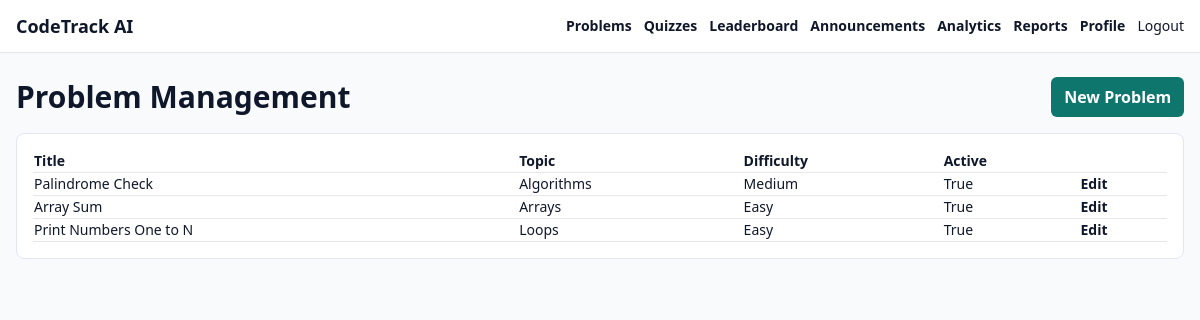
Screenshot of /problems/manage/ (signed in) with the database file from the repository.
### problems/models.py (models this page shows, shortened)
class Problem(models.Model):
    class Difficulty(models.TextChoices):
        EASY = "easy", "Easy"
        MEDIUM = "medium", "Medium"
        HARD = "hard", "Hard"
    class Topic(models.TextChoices):
        LOOPS = "loops", "Loops"
        ARRAYS = "arrays", "Arrays"
        OOP = "oop", "OOP"
        ALGORITHMS = "algorithms", "Algorithms"
    title = models.CharField(max_length=180)
    slug = models.SlugField(unique=True)
    topic = models.CharField(max_length=30, choices=Topic.choices)
    difficulty = models.CharField(max_length=20, choices=Difficulty.choices)
    statement = models.TextField()
    input_format = models.TextField(blank=True)
    output_format = models.TextField(blank=True)
    sample_input = models.TextField(blank=True)
    sample_output = models.TextField(blank=True)
    expected_output = models.TextField(help_text="Canonical output used for auto-checking.")
    points = models.PositiveIntegerField(default=10)
    is_active = models.BooleanField(default=True)
    created_by = models.ForeignKey(settings.AUTH_USER_MODEL, on_delete=models.SET_NULL, null=True, blank=True)
    created_at = models.DateTimeField(auto_now_add=True)
    updated_at = models.DateTimeField(auto_now=True)
    class Meta:
        ordering = ["topic", "difficulty", "title"]
        indexes = [
            models.Index(fields=["topic", "difficulty"]),
            models.Index(fields=["is_active"]),
        ]

### problems/views.py (the view)
# urls.py: path("manage/", views.problem_manage, name="problem_manage"),
@instructor_required
def problem_manage(request):
    problems = Problem.objects.all().order_by("topic", "title")
    return render(request, "problems/problem_manage.html", {"problems": problems})

### accounts/models.py (called while the page is built)
    @property
    def is_instructor_like(self):
        return self.role in {self.Role.INSTRUCTOR, self.Role.ADMIN} or self.user.is_staff

### templates/problems/problem_manage.html
{% extends "base.html" %}
{% block content %}
<div class="mb-4 flex items-center justify-between">
  <h1 class="text-3xl font-bold">Problem Management</h1>
  <a class="btn" href="{% url 'problem_create' %}">New Problem</a>
</div>
<div class="card overflow-x-auto">
  <table class="w-full text-sm">
    <tr class="border-b text-left"><th>Title</th><th>Topic</th><th>Difficulty</th><th>Active</th><th></th></tr>
    {% for problem in problems %}
      <tr class="border-b"><td>{{ problem.title }}</td><td>{{ problem.get_topic_display }}</td><td>{{ problem.get_difficulty_display }}</td><td>{{ problem.is_active }}</td><td><a href="{% url 'problem_edit' problem.pk %}">Edit</a></td></tr>
    {% endfor %}
  </table>
</div>
{% endblock %}

### static/css/app.css (style rules this page uses)
.btn, button[type="submit"] { background: #0f766e; color: white; border-radius: 0.375rem; padding: 0.5rem 0.8rem; font-weight: 600; }
.card { background: white; border: 1px solid #e2e8f0; border-radius: 0.5rem; padding: 1rem; }
a { color: #0f766e; font-weight: 600; }

### rows the page displays
Problem: title "Palindrome Check", topic "Algorithms", difficulty "Medium", is_active "True"
Problem: title "Array Sum", topic "Arrays", difficulty "Easy", is_active "True"
Problem: title "Print Numbers One to N", topic "Loops", difficulty "Easy", is_active "True"
